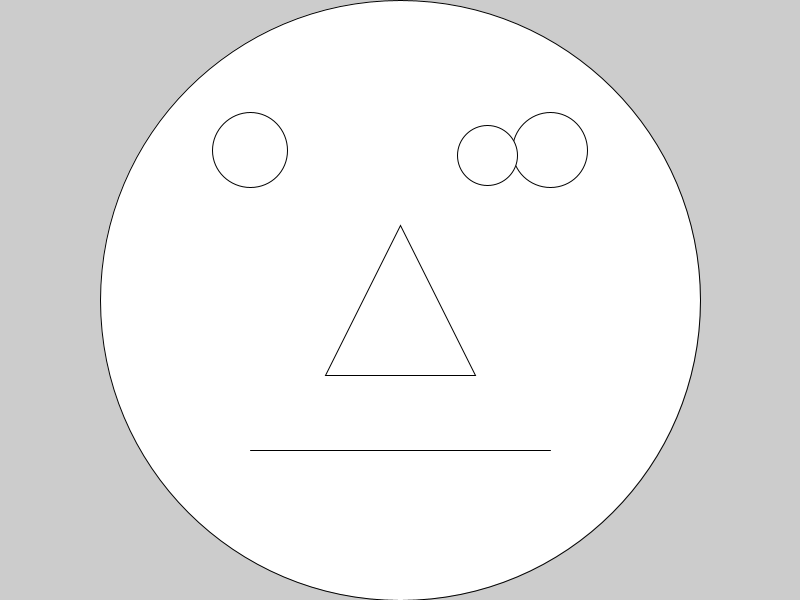
Frame 1 (no input)
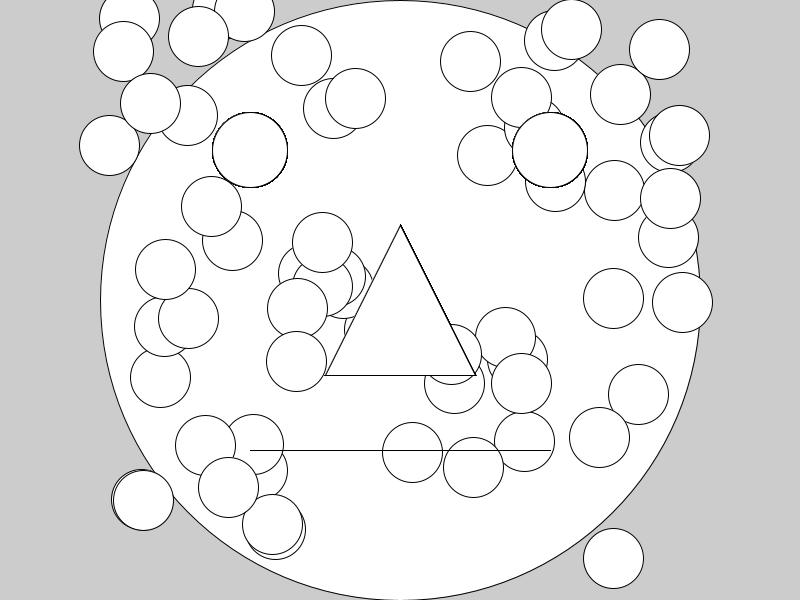
Frame 60 (the mouse pressed at the canvas centre just before this capture)
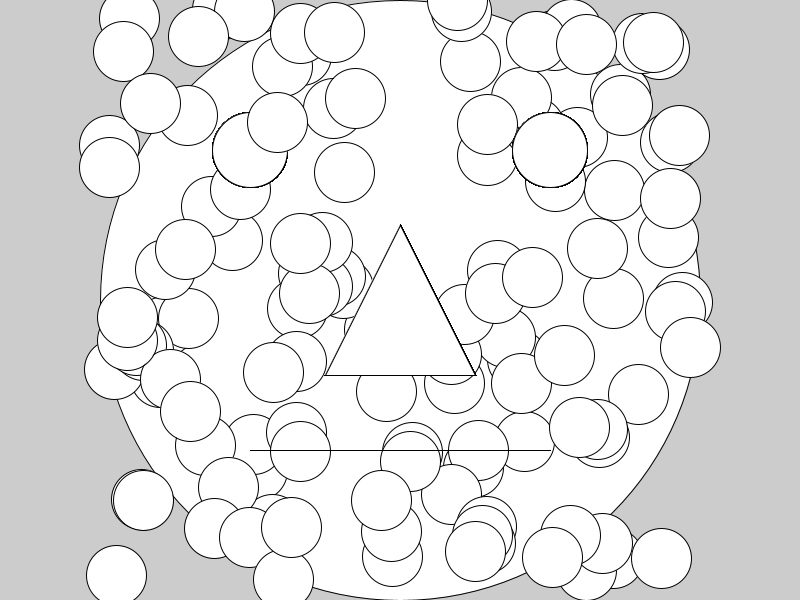
Frame 120 (the mouse held since frame 60 and released just before this capture)

The Processing sketch that drew these frames (run headless with seeded random() and noise(); from frame 60 on, the mouse is pressed at the canvas centre):

// Processing sketch: measels
// ── measels.pde
//Global Variables
float xFace, yFace, widthDiameterFace, heightDiameterFace, faceRadius, xCenter, smallerDimension;
float xLeftEye, yLeftEye, xRightEye, yRightEye, eyeDiameter;
float xNoseBridge, yNoseBridge, xLeftNostril, yLeftNostril, xRightNostril, yRightNostril;
float xLeftMouth, yLeftMouth, xRightMouth, yRightMouth;
float xMeasle, yMeasle, measleDiameter;
//
void setup()
{
  //CANVAS will will be added to later
  size(800, 600); //Landscape
  //
  //Population
  xCenter = width/2;
  float yCenter = height/2;
  xFace = xCenter;
  yFace = yCenter;
  if ( width >= height ) {
    smallerDimension = height;
  } else {
    smallerDimension = width;
  }//End dimension choice
  widthDiameterFace = smallerDimension;
  heightDiameterFace = smallerDimension;
  xLeftEye = xCenter-smallerDimension*1/4;
  yLeftEye = yCenter-smallerDimension*1/4;
  xRightEye = xCenter+smallerDimension*1/4;
  yRightEye = yCenter-smallerDimension*1/4;
  eyeDiameter = smallerDimension*1/8;
  xNoseBridge = xCenter;
  yNoseBridge = yCenter-smallerDimension*1/8;
  xLeftNostril = xCenter-smallerDimension*1/8; 
  yLeftNostril = yCenter+smallerDimension*1/8;
  xRightNostril = xCenter+smallerDimension*1/8;
  yRightNostril = yLeftNostril;
  xLeftMouth = xLeftEye;
  yLeftMouth = yCenter+smallerDimension*1/4;
  xRightMouth = xRightEye;
  yRightMouth = yLeftMouth;
  faceRadius = smallerDimension/2;
  measleDiameter = smallerDimension*1/10;
  //
  ellipse(xFace, yFace, widthDiameterFace, heightDiameterFace);
  //
}//End setup
//
void draw()
{

  ellipse(xLeftEye, yLeftEye, eyeDiameter, eyeDiameter);
  ellipse(xRightEye, yRightEye, eyeDiameter, eyeDiameter);
  triangle(xNoseBridge, yNoseBridge, xLeftNostril, yLeftNostril, xRightNostril, yRightNostril);
  line(xLeftMouth, yLeftMouth, xRightMouth, yRightMouth);
  //
  xMeasle = random(xCenter-faceRadius, xCenter+faceRadius);
  yMeasle = random(0, smallerDimension);
  ellipse(xMeasle, yMeasle, measleDiameter, measleDiameter);
  //
}//End draw
//
void keyPressed() {
}//End keyPressed
//
void mousePressed() {
}//End mousePressed
//
//End MAIN Program
